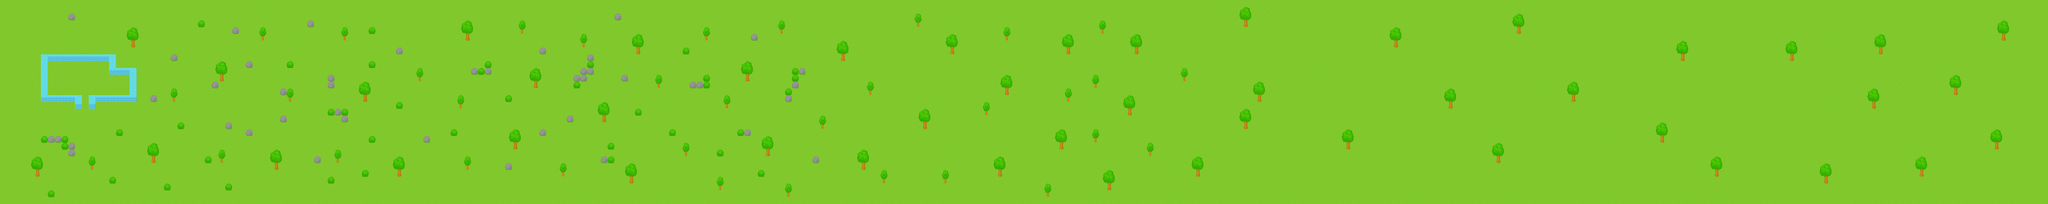

A level layout from a 2D game, rendered from its tile map. Below: a short description, then the map file with tile-grid data replaced by summaries:
An orthogonal 300x30 tile map with 25x25 px tiles, 2 tile layers (Grass, Obstacles).

<map version="1.2" tiledversion="1.2.3" orientation="orthogonal" renderorder="right-down" width="300" height="30" tilewidth="25" tileheight="25" infinite="0" nextlayerid="21" nextobjectid="1">
 <tileset firstgid="1" name="spritesheet" tilewidth="25" tileheight="25" tilecount="28" columns="7">
  <image source="spritesheet.png" width="175" height="100" />
  <tile id="2" probability="0.001">
   <properties>
    <property name="collides" type="bool" value="true" />
   </properties>
  </tile>
  <tile id="3">
   <properties>
    <property name="collide" type="bool" value="false" />
   </properties>
  </tile>
  <tile id="4">
   <properties>
    <property name="collides" type="bool" value="true" />
   </properties>
  </tile>
  <tile id="5">
   <properties>
    <property name="collides" type="bool" value="true" />
   </properties>
  </tile>
  <tile id="6">
   <properties>
    <property name="collides" type="bool" value="true" />
   </properties>
  </tile>
  <tile id="7">
   <properties>
    <property name="collide" type="bool" value="false" />
   </properties>
  </tile>
  <tile id="8">
   <properties>
    <property name="collide" type="bool" value="false" />
   </properties>
  </tile>
  <tile id="9">
   <properties>
    <property name="collide" type="bool" value="false" />
   </properties>
  </tile>
  <tile id="10" probability="0.001">
   <properties>
    <property name="collides" type="bool" value="true" />
   </properties>
  </tile>
  <tile id="11">
   <properties>
    <property name="collides" type="bool" value="true" />
   </properties>
  </tile>
  <tile id="12">
   <properties>
    <property name="collides" type="bool" value="true" />
   </properties>
  </tile>
  <tile id="13">
   <properties>
    <property name="collides" type="bool" value="true" />
   </properties>
  </tile>
  <tile id="14">
   <properties>
    <property name="collide" type="bool" value="false" />
   </properties>
  </tile>
  <tile id="15">
   <properties>
    <property name="collide" type="bool" value="false" />
   </properties>
  </tile>
  <tile id="16">
   <properties>
    <property name="collide" type="bool" value="false" />
   </properties>
  </tile>
  <tile id="17" probability="0.001">
   <properties>
    <property name="collides" type="bool" value="true" />
   </properties>
  </tile>
  <tile id="18" probability="0.1" />
  <tile id="19">
   <properties>
    <property name="collides" type="bool" value="true" />
   </properties>
  </tile>
  <tile id="22" probability="0.001">
   <properties>
    <property name="collides" type="bool" value="true" />
   </properties>
  </tile>
 </tileset>
 <layer id="15" name="Grass" width="300" height="30" locked="1">
  <data>[9000 cells, 9000 non-empty, 2 distinct tile ids]</data>
 </layer>
 <layer id="20" name="Obstacles" width="300" height="30">
  <properties>
   <property name="collide" type="bool" value="true" />
  </properties>
  <data>[9000 cells, 519 non-empty, 17 distinct tile ids]</data>
 </layer>
</map>
